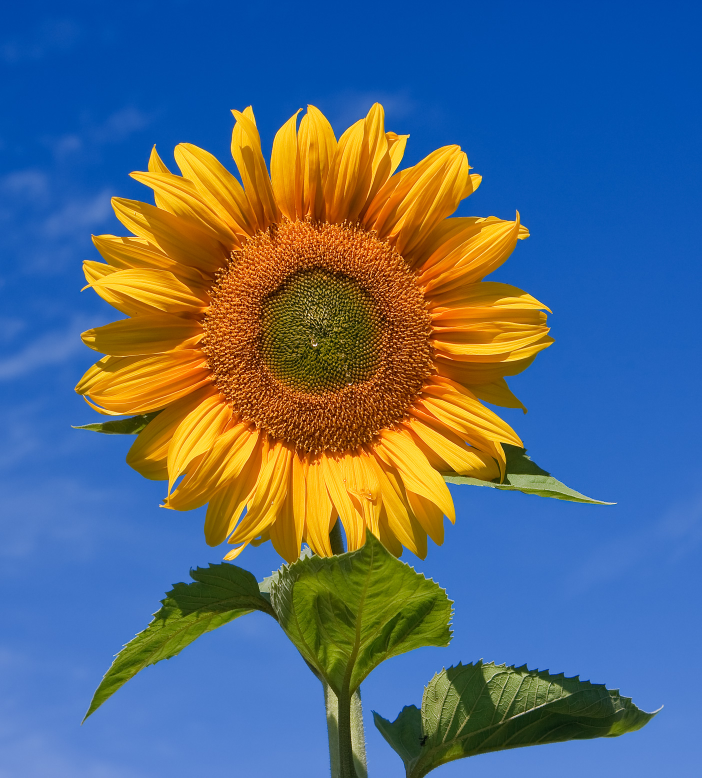
#> input picture OpenCV/Sunflower.jpg, 1404 x 1555 px, given in place of the camera (shown at 1/2 size)
$ python background_subtract.py
#> lines starting #> are read from the running program, lines starting #| are printed output that depends on the picture
import cv2 as cv
import numpy as np
import matplotlib.pyplot as plt

i = 0
x = [0]
y = [0]

backSub = cv.createBackgroundSubtractorMOG2()
#backSub = cv.createBackgroundSubtractorKNN()

# Open up the video
capture = cv.VideoCapture(0)
if not capture.isOpened():
    print('Unable to open.')
    exit(0)

# create a variable for frame subtraction
prev_frame = np.zeros((640, 480))

while True:
    # Read a frame from video
    ret, frame = capture.read()
#> frame is the input picture: shape (1555, 1404, 3); mean B, G, R 125.9, 106.1, 84.5
    if frame is None:
        break
    # Convert video to grayscale, apply bluring
    (rows,cols,_) = frame.shape
#> rows = 1555; cols = 1404
    frame_rz = cv.resize(cv.cvtColor(frame, cv.COLOR_BGR2GRAY), (480, 640))
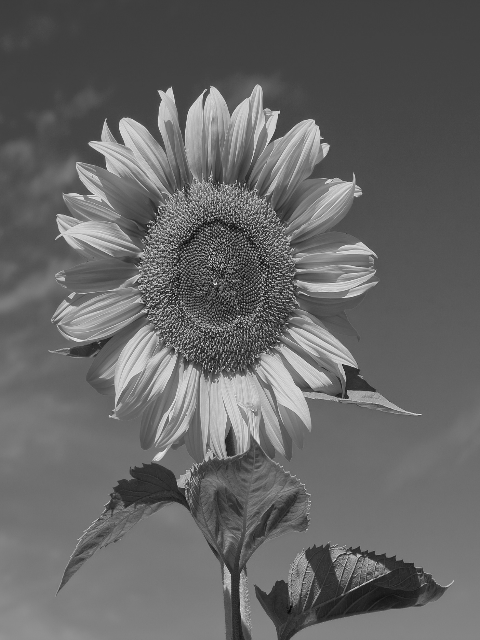
#> frame_rz: shape (640, 480); min 7, max 253, mean 101.8
    frame_blur = cv.GaussianBlur(frame_rz, (1, 1), 0)

    # Use background subtractor to get the forground
    fgMask = backSub.apply(frame_blur)
#> fgMask: shape (640, 480); every value is 127

    # Use simple frame subtraction to get forground
    prev_frame = frame_blur
    # Show result
    cv.imshow('Frame', frame_rz)
    cv.imshow('FG Mask', fgMask)

    x.append(x[-1]+1)
    y.append(np.sum(fgMask))

    if np.sum(fgMask) > 250000 and i>=30:
        print("movement!!!" + str(np.sum(fgMask)))
        i = 0

    i += 1

    keyboard = cv.waitKey(30)
#> (key Esc is pressed here)
    if keyboard == 27:
        plt.plot(x,y,color='b',label='hi')
        plt.show()
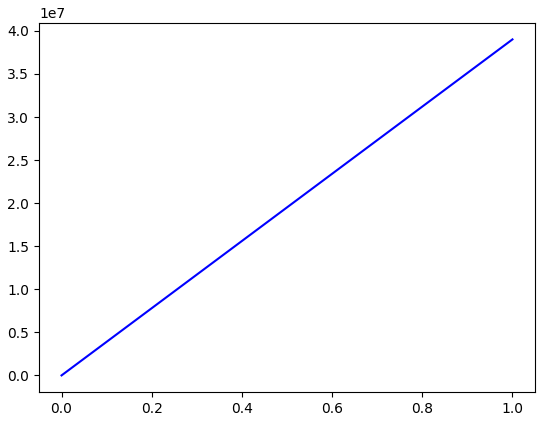
#> figure drawn by matplotlib, 1 panel
        break
